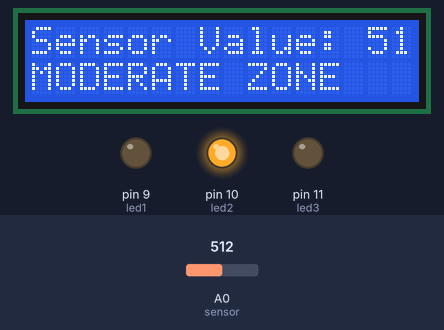
Simulated run of this sketch. Board: Arduino Uno, built with avr-gcc and run on an emulated ATmega328P. Shown: 16×2 character LCD, output pins drawn as LEDs (lit = HIGH). Inputs (shaded band) come from the test bench; at power-on: A0 (sensor) = 512.

Above: at 1.2 s.
1.3 s: A0 (sensor) set to 539
At 2.6 s:
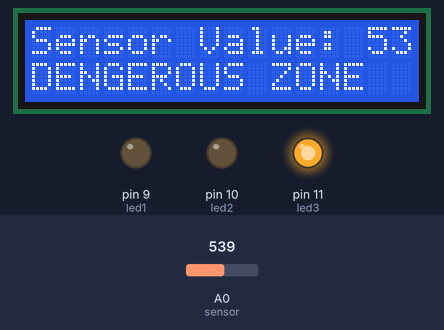
7.3 s: A0 (sensor) set to 122
At 9.1 s:
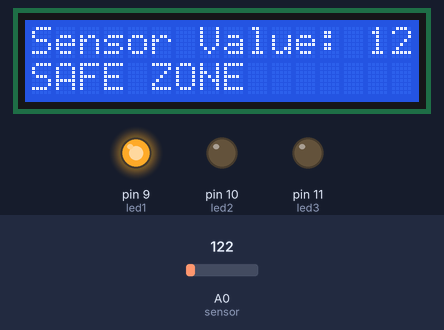
13.3 s: A0 (sensor) set to 154
At 14.4 s:
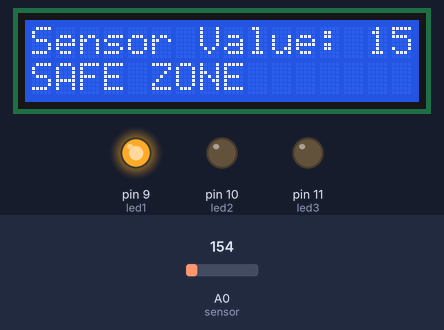
17.6 s: A0 (sensor) set to 173
At 19.1 s:
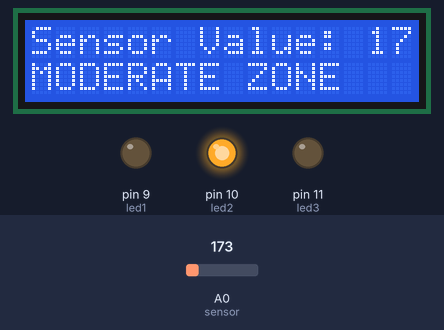
Timing chart, 0 to 20.6 s (numbered marks = the images above; inputs shaded):
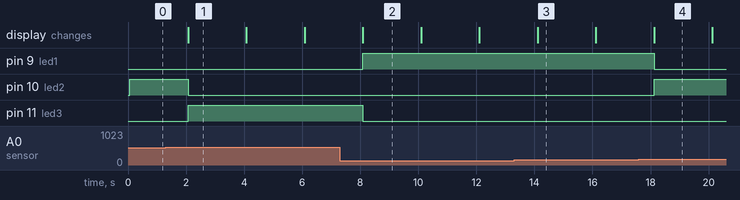

Measured:
- the behaviour switches between 521 and 522 on A0 (sensor) (found by bisection; images 0 and 1)
- the behaviour switches between 163 and 164 on A0 (sensor) (found by bisection; images 3 and 4)
- after the input at 1.3 s, pin 10 (led2): HIGH → LOW after 0.77 s; pin 11 (led3): LOW → HIGH after 0.77 s; the display: first differs from a run without the input after 0.77 s (image 1)
- after the input at 7.3 s, pin 9 (led1): LOW → HIGH after 0.79 s; pin 11 (led3): HIGH → LOW after 0.79 s; the display: first differs from a run without the input after 0.79 s (image 2)
- after the input at 13.3 s, the display: first differs from a run without the input after 0.81 s (image 3)
- after the input at 17.6 s, pin 9 (led1): HIGH → LOW after 0.52 s; pin 10 (led2): LOW → HIGH after 0.52 s; the display: first differs from a run without the input after 0.53 s (image 4)
- what the display in image 1 shows lasts 2.0 s, from 2.1 s to 4.1 s

The sketch:

GAS_Sensor_Project.ino
```cpp
#include <LiquidCrystal.h>
int led1 = 9;
int led2 = 10;
int led3 = 11;
int rs = 3, en = 4, d4 = 5, d5 = 6, d6 = 7, d7 = 8;
LiquidCrystal lcd(rs, en, d4, d5, d6, d7);

int sensor = A0;

void setup() {
  lcd.begin(16, 2);
  pinMode(led1, OUTPUT);
  pinMode(led2, OUTPUT);
  pinMode(led3, OUTPUT);
}

void loop() {
  int val = analogRead(sensor);
  int valmap = map(val, 0, 1023, 0, 100);

  lcd.setCursor(0, 0);
  lcd.print("Sensor Value: ");
  lcd.print(val);

  if (valmap <= 15) {
    digitalWrite(led1, HIGH);
    digitalWrite(led2, LOW);
    digitalWrite(led3, LOW);
    lcd.setCursor(0, 1);
    lcd.print("SAFE ZONE");
    delay(2000);
    lcd.clear();
  } else if (valmap > 15 && valmap <= 50) {
    digitalWrite(led1, LOW);
    digitalWrite(led2, HIGH);
    digitalWrite(led3, LOW);
    lcd.setCursor(0, 1);
    lcd.print("MODERATE ZONE");
    delay(2000);
    lcd.clear();
  } else if (valmap > 50) {
    digitalWrite(led1, LOW);
    digitalWrite(led2, LOW);
    digitalWrite(led3, HIGH);
    lcd.setCursor(0, 1);
    lcd.print("DENGEROUS ZONE");
    delay(2000);
    lcd.clear();
  }
}
```
